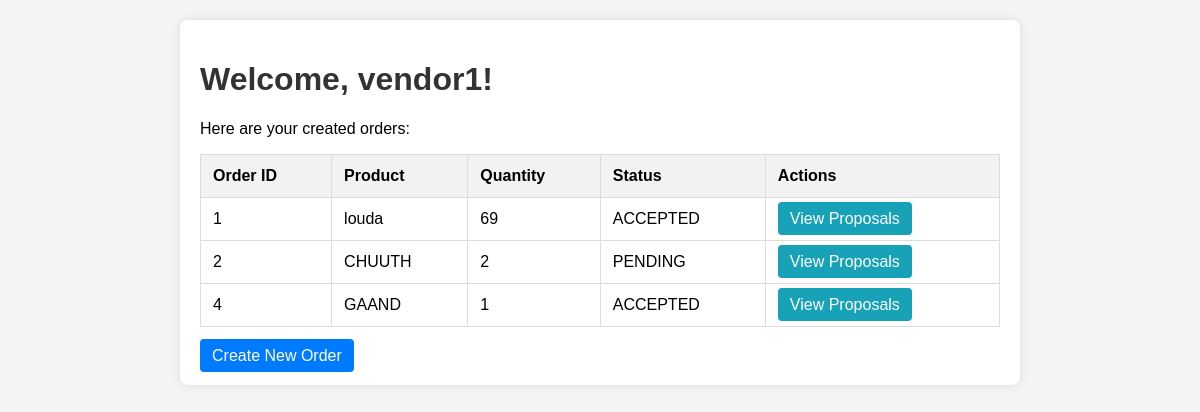
The page /vendors/dashboard/ (signed in) on the database as committed earlier.
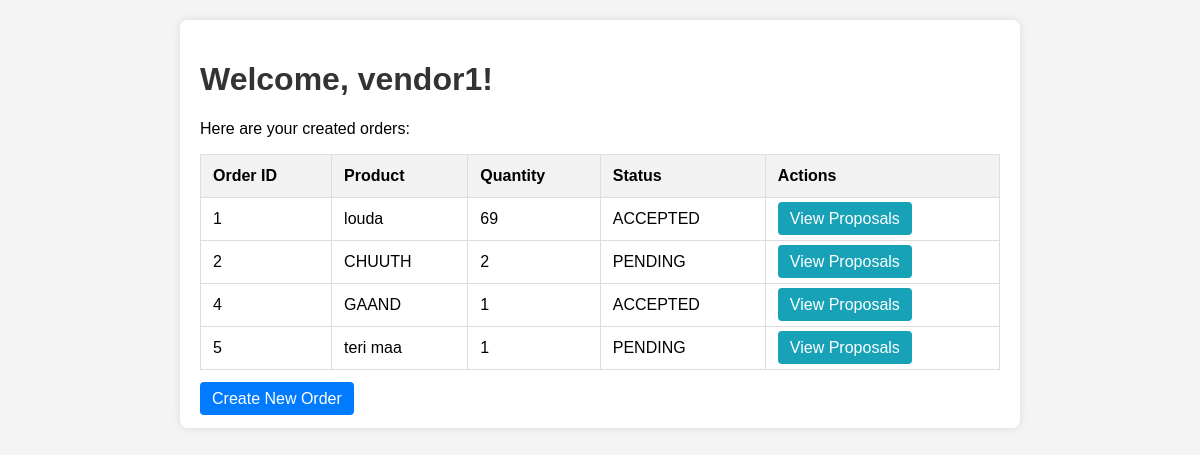
The same page on the database as committed later.
### vendors/models.py (models this page shows, shortened)
class TransportOrder(models.Model):
    vendor = models.ForeignKey(User, on_delete=models.CASCADE, related_name='orders')
    product = models.CharField(max_length=255)
    quantity = models.PositiveIntegerField()
    pickup_location = models.CharField(max_length=255)
    destination = models.CharField(max_length=255)
    transporter = models.ForeignKey(User, on_delete=models.SET_NULL, null=True, related_name='accepted_orders', blank=True)
    quoted_price = models.DecimalField(max_digits=10, decimal_places=2, null=True, blank=True)
    status = models.CharField(max_length=50, choices=[('PENDING', 'Pending'), ('ACCEPTED', 'Accepted'), ('DECLINED', 'Declined')], default='PENDING')

### vendors/views.py (the view)
# urls.py: path('dashboard/', vendor_dashboard, name='vendor_dashboard'),  # Vendor dashboard
@login_required
def vendor_dashboard(request):
    orders = TransportOrder.objects.filter(vendor=request.user)
    return render(request, 'vendor_dashboard.html', {'orders': orders})

### templates/vendor_dashboard.html (shortened to what this page needs)
<!DOCTYPE html>
<html lang="en">
<head>
</head>
<body>
<div class="container">
    <h1>Welcome, {{ user.username }}!</h1>
    <p>Here are your created orders:</p>
    <table>
        <thead>
            <tr>
                <th>Order ID</th>
                <th>Product</th>
                <th>Quantity</th>
                <th>Status</th>
                <th>Actions</th>
            </tr>
        </thead>
        <tbody>
            {% for order in orders %}
            <tr>
                <td>{{ order.id }}</td>
                <td>{{ order.product }}</td>
                <td>{{ order.quantity }}</td>
                <td>{{ order.status }}</td>
                <td>
                    <a href="{% url 'view_proposals' order.id %}" class="btn btn-view">View Proposals</a>
                </td>
            </tr>
            {% empty %}
            <tr>
                <td colspan="5">You have not created any orders yet.</td>
            </tr>
            {% endfor %}
        </tbody>
    </table>
    <a href="{% url 'create_order' %}" class="btn">Create New Order</a>
</div>
</body>
</html>

Rows that differ between the two databases and show on the page:
added TransportOrder: id "5", product "teri maa", quantity "1", status "PENDING"
